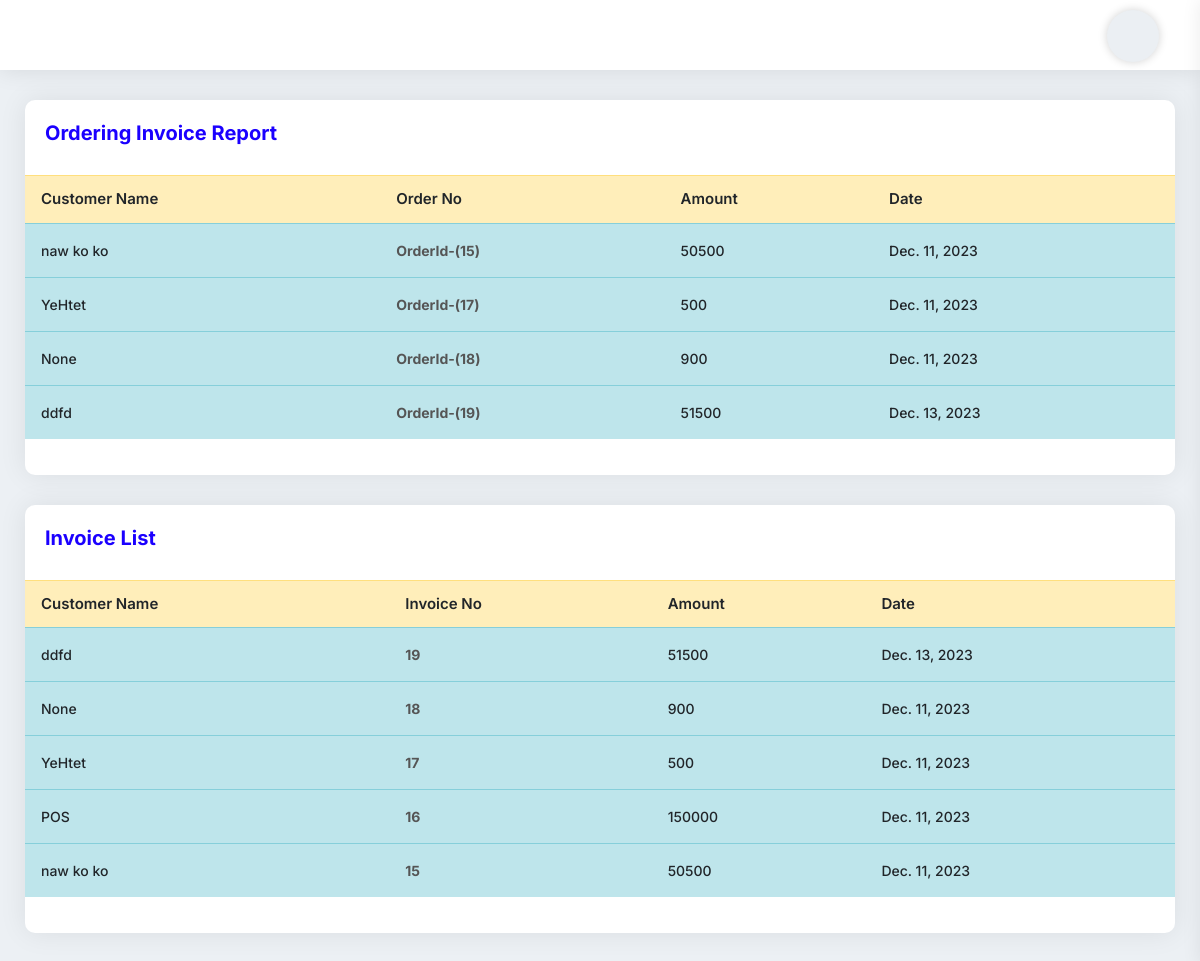
Screenshot of /SaleInvoiceView/ (signed in) with the database file from the repository.
### myapp/models.py (models this page shows, shortened)
class Order(models.Model):
    cart = models.OneToOneField(Cart, on_delete=models.CASCADE)
    ordered_by = models.CharField(max_length=255,null=True, blank=True)
    shipping_address = models.CharField(max_length=255, null=True, blank=True)
    mobile = models.CharField(max_length=255,null=True, blank=True)
    email = models.EmailField(null=True, blank=True)
    subtotal = models.PositiveIntegerField()
    discount = models.PositiveIntegerField(default=0)
    total = models.PositiveIntegerField()
    tax = models.PositiveIntegerField()
    delivery_fee = models.IntegerField(default=0)
    delivery_system = models.ForeignKey(DeliverySystem, on_delete=models.CASCADE, blank=True,null=True)
    all_total = models.PositiveIntegerField()
    all_total_delivery = models.IntegerField(default=0)
    ordered_staus = models.CharField(max_length=255, choices=STATUS, default='Cash')
    payment = models.CharField(max_length=225, choices=PAYMENT_TYPE, default='Cash')
    deli_payment = models.BooleanField(default=False)
    created_at = models.DateField(auto_now_add=True)

### myapp/views.py (the view)
# urls.py: path('SaleInvoiceView/', SaleInvoiceView.as_view(), name='SaleInvoiceView'),
class SaleInvoiceView(UserRequiredMixin,View):
    def get(self,request):
        queryset = Order.objects.all().order_by('-id')
        order_status = Order.objects.filter(ordered_staus='Ordering')
        sum = queryset.aggregate(Sum('all_total'))
        sum_amt = sum['all_total__sum']
        context = {
            'order_status': order_status,
            'saleinvoice': queryset,
            'sum_amt': sum_amt,
        }
        return render(request, 'invoicelist.html', context)

### myapp/views.py (called while the page is built)
    def dispatch(self, request, *args, **kwargs):
        if request.user.is_authenticated:
            pass
        else:
            return redirect('myapp:UserLoginView')
        return super().dispatch(request, *args, **kwargs)

### templates/invoicelist.html
{% extends 'base.html' %}
{% block content %}
					<div class="card-box mb-30">
						<div class="pd-20">
							<h4 class="text-blue h4">Ordering Invoice Report</h4>
						</div>
						<div class="pb-20">
							<table
								class="table hover multiple-select-row data-table-export nowrap"
							>
								<thead>
									<tr class="table-warning">
										<th class="table-plus datatable-nosort">Customer Name</th>
										<th>Order No</th>
										<th>Amount</th>
										<th>Date</th>
									</tr>
								</thead>
								<tbody>
									{% for p in order_status %}
									<tr class="table-info">
										<td class="table-plus">{{p.ordered_by}}</td>
										<td><a href="#"><strong>OrderId-({{p.id}})</strong></a></td>
										<td>{{p.all_total}}</td>
										<td>{{p.created_at}}</td>
									</tr>
								{% endfor %}
								</tbody>
							</table>
						</div>
					</div>
					<div class="card-box mb-30">
						<div class="pd-20">
							<h4 class="text-blue h4">Invoice List</h4>
						</div>
						<div class="pb-20">
							<table
								class="table hover multiple-select-row data-table-export nowrap"
							>
								<thead>
									<tr class="table-warning">
										<th class="table-plus datatable-nosort">Customer Name</th>
										<th>Invoice No</th>
										<th>Amount</th>
										<th>Date</th>
									</tr>
								</thead>
								<tbody>
									{% for p in saleinvoice %}
									<tr class="table-info">
										<td class="table-plus">{{p.ordered_by}}</td>
										<td><a href="#"><strong>{{p.id}}</strong></a></td>
										<td>{{p.all_total}}</td>
										<td>{{p.created_at}}</td>
									</tr>
								{% endfor %}
								</tbody>
							</table>
						</div>
					</div>
{% endblock content %}

### rows the page displays
Order: ordered_by "naw ko ko", id "15", all_total "50500", created_at "Dec. 11, 2023"
Order: ordered_by "YeHtet", id "17", all_total "500", created_at "Dec. 11, 2023"
Order: ordered_by "None", id "18", all_total "900", created_at "Dec. 11, 2023"
Order: ordered_by "ddfd", id "19", all_total "51500", created_at "Dec. 13, 2023"
Order: ordered_by "POS", id "16", all_total "150000", created_at "Dec. 11, 2023"
